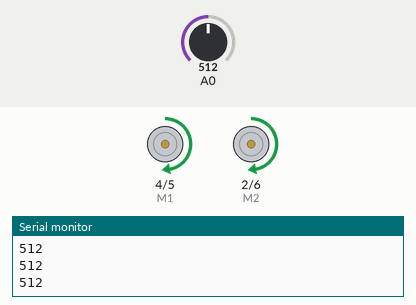
Bench run of a sketch on a simulated Arduino Uno, built with avr-gcc and run on an emulated ATmega328P. Shown: direction and speed pins drawn as motors (green arrow = direction pin HIGH = forward, orange = LOW = backward, longer = more drive), the last lines printed to the serial monitor. The test bench sets the inputs (shaded band); at power-on: A0 = 512.

Above: at 1.2 s.
1.3 s: A0 set to 716
At 2.5 s:
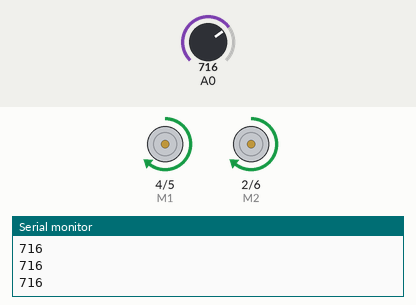
2.8 s: A0 set to 900
At 3.1 s:
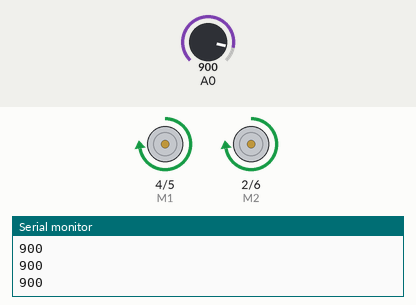
4.3 s: A0 set to 122
At 5.0 s:
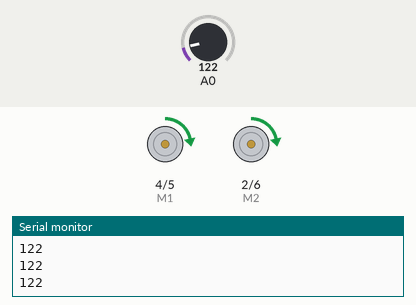
5.8 s: A0 set to 0
At 6.8 s:
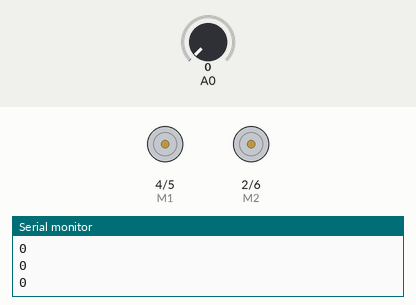
7.3 s: A0 set to 511
At 8.5 s:
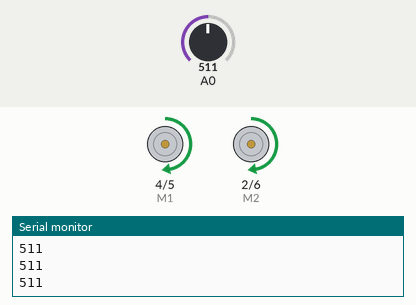
Timing chart, 0 to 9.8 s (numbered marks = the images above; inputs shaded):
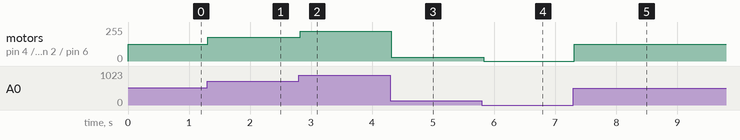

Measured:
- after the input at 1.3 s, motor on pin 4 (M1) / pin 5 (E1), motor on pin 2 (M2) / pin 6 (E2): forward 127/255 → forward 178/255 at once
- after the input at 2.8 s, motor on pin 4 (M1) / pin 5 (E1), motor on pin 2 (M2) / pin 6 (E2): forward 178/255 → forward 224/255 at once
- after the input at 4.3 s, motor on pin 4 (M1) / pin 5 (E1), motor on pin 2 (M2) / pin 6 (E2): forward 224/255 → forward 30/255 at once
- after the input at 5.8 s, motor on pin 4 (M1) / pin 5 (E1), motor on pin 2 (M2) / pin 6 (E2): forward 30/255 → stopped at once
- after the input at 7.3 s, motor on pin 4 (M1) / pin 5 (E1), motor on pin 2 (M2) / pin 6 (E2): stopped → forward 127/255 at once

The sketch:

pot_control.ino
```cpp
// constant variables
int E1 = 5;
int M1 = 4;
int E2 = 6;
int M2 = 2;

// setup baud + pins
void setup()
{
    Serial.begin (9600);
    pinMode(M1, OUTPUT);
    pinMode(M2, OUTPUT);
}

// move motor
void loop()
{
  int potentiometerVal = analogRead(A0);
  Serial.println(potentiometerVal);
  move_motors(potentiometerVal);
}

// change speed of motor
void move_motors(int potValue)
{
    int mappedVal = map(potValue,0,1023,0,255);
    digitalWrite(M1,HIGH);
    digitalWrite(M2, HIGH);
    analogWrite(E1, mappedVal);   //PWM Speed Control
    analogWrite(E2, mappedVal);   //PWM Speed Control
    delay(30);
}
```
